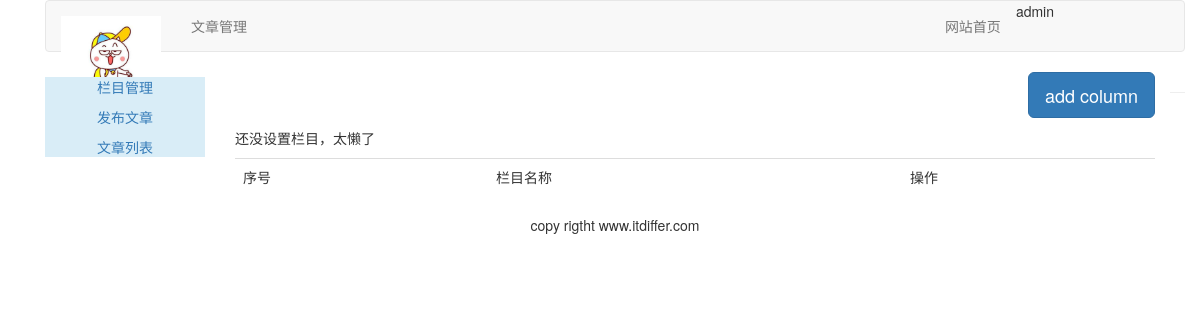
/article/article_column/ (signed in), run on an earlier commit of the app's database.
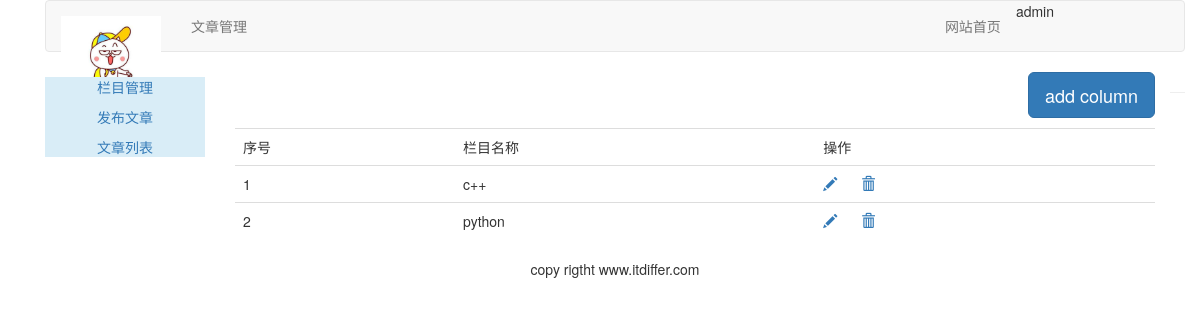
And on a later commit of the database.
### article/models.py (models this page shows, shortened)
class ArticleColumn(models.Model):
    user = models.ForeignKey(User, related_name='article_column', on_delete=models.CASCADE)
    column = models.CharField(max_length=200)
    created = models.DateField(auto_created=True)

### article/views.py (the view, shortened to what this page needs)
@login_required(login_url='/account/login/')
@csrf_exempt
def article_column(request):
    if request.method == "GET":
        columns = ArticleColumn.objects.filter(user=request.user)  # 根据当前用户筛选出和当前用户一直的文章的元组
        column_form = ArticleColumnForm()
        return render(request, 'article/column/article_column.html', {"columns": columns, "column_form": column_form})

### templates/article/column/article_column.html (shortened to what this page needs)
{% extends 'article/base.html' %}
{% load staticfiles %}
{% block content %}
    <div>
        <p class="text-right">
            <button class=" btn btn-primary btn-lg" onclick="add_column()" id="add_column">add column</button>
        </p>
        <table class="table table-hover">
            <tr>
                <td>序号</td>
                <td>栏目名称</td>
                <td>操作</td>
            </tr>
            {% for column in columns %}
                <tr>
                    <td>{{ forloop.counter }}</td>
                    <td>{{ column.column }}</td>
                    <td>
                        <a name="edit" href="javascript:" onclick="edit_column(this,{{ column.id }})">
                            <span class="glyphicon glyphicon-pencil"></span>
                        </a>
                        <a name="delete" href="javascript:" onclick="del_column(this,{{ column.id }})">
                            <span class="glyphicon glyphicon-trash" style="margin-left: 20px"></span>
                        </a>
                    </td>
                </tr>
            {% empty %}
                <p>还没设置栏目，太懒了</p>
            {% endfor %}
        </table>
    </div>
{% endblock %}

### templates/article/base.html (shortened to what this page needs)
{% load staticfiles %}
<!DOCTYPE html>
<html lang="zh-cn">
<head>
    <link rel="stylesheet" href="{% static 'css/bootstrap.css' %}"/>
    <link rel="stylesheet" href="{% static 'css/layer.css' %}"/>
</head>
<body>
<div class="container">
    {% include 'article/header.html' %}
    <div class="col-md-2">
        {% include 'article/leftslider.html' %}
    </div>
    <div class="col-md-10">
        {% block content %}
        {% endblock %}
    </div>
    {% include 'footer.html' %}
</div>
</body>
</html>

### templates/article/header.html
{% load staticfiles %}
<div class="container">
    <nav class="navbar navbar-default" role="navigation">
        <div class="navbar-header">
            <a class="navbar-brand" href="http://www.differe.com"><img src="{% static 'images/嗷大喵_玩滑板.jpg' %}"
                                                                       width="100px"></a>
        </div>
        <div>
            <ul class="nav navbar-nav" role="tablist">
                <li><a href="{% url 'article:article_column' %}">文章管理</a></li>
            </ul>
            <ul class="nav navbar-nav navbar-right" style="margin-right: 100px">
                <li><a href="{% url 'blog:blog_title' %}">网站首页</a></li>
                <li><span>{{ user.username }}</span></li>
                <li><a href="{% url 'account:user_logout' %}"></a></li>
            </ul>
        </div>
    </nav>
</div>

### templates/article/leftslider.html
<div class="bg-info">
    <div class="text-center" style="margin-top: 5px">
        <p><a href="{% url 'article:article_column' %}">栏目管理</a></p>
        <p><a href="{% url 'article:article_post' %}">发布文章</a></p>
        <p><a href="{% url 'article:article_list' %}">文章列表</a></p>
    </div>
</div>

### templates/footer.html
<div class="container">
    <hr>
    <p class="text-center">copy rigtht www.itdiffer.com</p>
</div>

What changed in the data, as far as the page shows it:
added ArticleColumn: column "c++"
added ArticleColumn: column "python"
Also different on the page:
text no longer shown: "还没设置栏目，太懒了"
